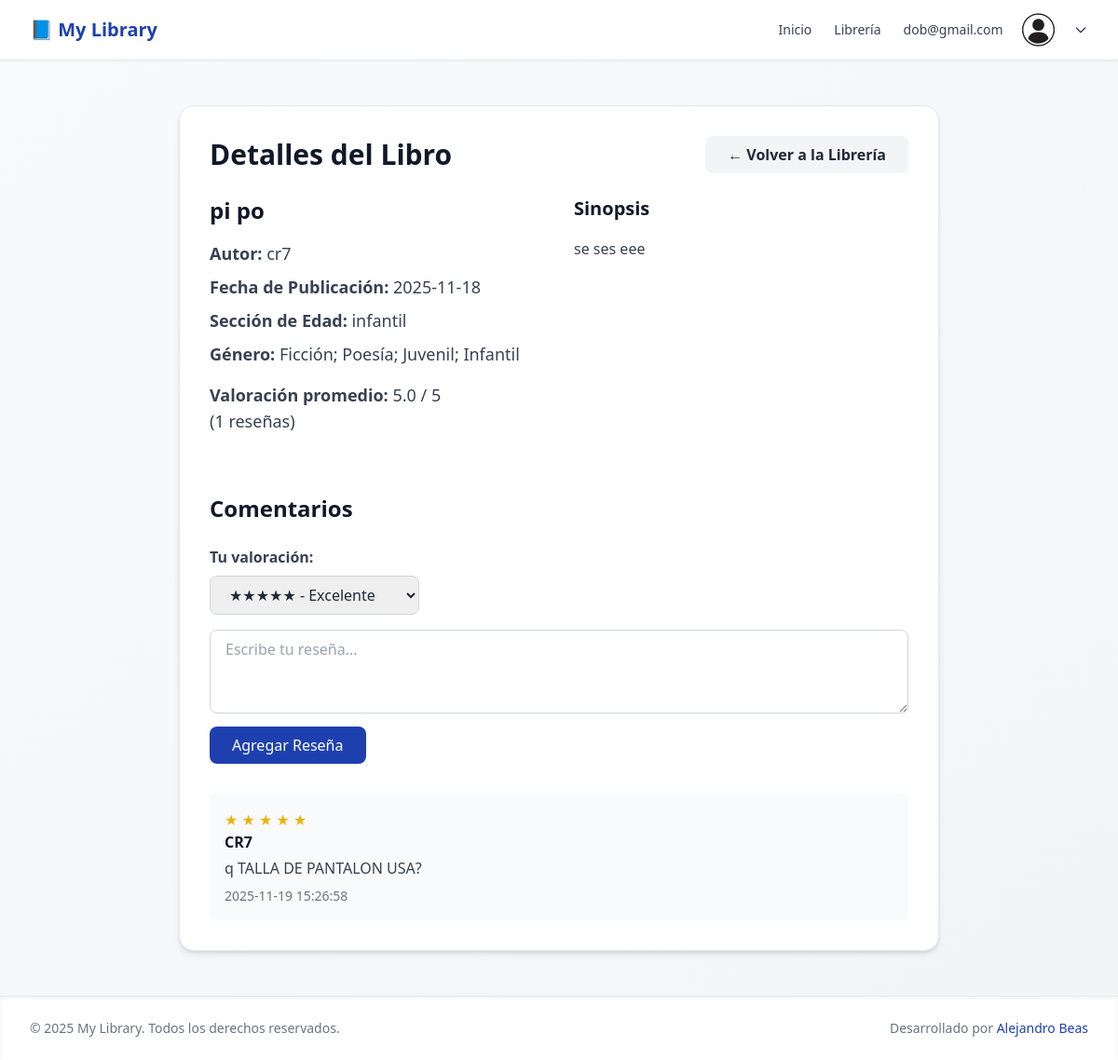
Page /view-book/11 (signed in) on the committed database.
### tables this page shows
CREATE TABLE books (
	id INTEGER NOT NULL PRIMARY KEY AUTOINCREMENT,
	title TEXT NOT NULL,
	author TEXT,
	publish_date TEXT
, sinopsis varchar(45) default NULL, Etiqueta varchar(45) default NULL, genres TEXT NOT NULL);

CREATE TABLE comments (
    id INTEGER PRIMARY KEY AUTOINCREMENT,
    book_id INTEGER NOT NULL,
    user_id INTEGER NOT NULL,
    comment TEXT NOT NULL,
    created_at DATETIME DEFAULT CURRENT_TIMESTAMP,
    updated_at DATETIME DEFAULT CURRENT_TIMESTAMP, rating TINYINT NOT NULL DEFAULT 5,
    FOREIGN KEY (book_id) REFERENCES books(id),
    FOREIGN KEY (user_id) REFERENCES users(id)
);

CREATE TABLE users (
    id INTEGER PRIMARY KEY AUTOINCREMENT,
    email VARCHAR(255) UNIQUE NOT NULL,
    password VARCHAR(255) NOT NULL,
    created_at DATETIME DEFAULT CURRENT_TIMESTAMP
, name varchar(45), EtiquetaEdad varchar(45), Preferencias varchar(45));

### controllers/view-bookcontroller.php (called while the page is built, shortened)
<?php
$params = $_GET['params'] ?? [];
$id = $params[0] ?? null;
require_once __DIR__ . '/../models/books.php';
require_once __DIR__ . '/../models/functions.php';
$book = getBookById($db, $id);
$averageData = getAverageRating($db, $book['id']);
$averageRating = $averageData['avg_rating'];
$totalReviews = $averageData['total_reviews'];
$comments = getCommentsByBookId($db, $id);
include __DIR__ . '/../views/book_detail.view.php';

### models/books.php (called while the page is built, shortened)
<?php
function getBookById($db, $id) {
    try {
        $stmt = $db->prepare("SELECT * FROM books WHERE id = ?");
        $stmt->execute([$id]);
        return $stmt->fetch(PDO::FETCH_ASSOC);
    } catch (PDOException $e) {
        error_log("Error getting book by ID: " . $e->getMessage());
        return false;
    }
}

### models/functions.php (called while the page is built, shortened)
<?php
function getAverageRating($db, $bookId) {
    $stmt = $db->prepare("SELECT AVG(rating) as avg_rating, COUNT(*) as total_reviews
                          FROM comments
                          WHERE book_id = ?");
    $stmt->execute([$bookId]);
    return $stmt->fetch(PDO::FETCH_ASSOC);
}
function getCommentsByBookId($db, $bookId) {
    try {
        $stmt = $db->prepare("
            SELECT c.id, c.comment, c.created_at, c.rating, c.user_id, u.name AS username
            FROM comments c
            JOIN users u ON c.user_id = u.id
            WHERE c.book_id = ?
            ORDER BY c.created_at DESC
        ");
        $stmt->execute([$bookId]);
        return $stmt->fetchAll(PDO::FETCH_ASSOC);
    } catch (PDOException $e) {
        error_log("Error getting comments: " . $e->getMessage());
        return [];
    }
}

### views/book_detail.view.php (the view, shortened to what this page needs)
<?php include 'partials/header.view.php'; ?>
<main class="flex-1 bg-gradient-to-br from-gray-50 to-gray-100 py-12">
    <div class="max-w-4xl mx-auto px-6 sm:px-8 lg:px-10">
        <div class="bg-white rounded-2xl shadow-md p-8 border border-gray-200">
            <div class="flex justify-between items-center mb-6">
                <h1 class="text-3xl font-bold text-gray-900">Detalles del Libro</h1>
                <a href="/books" class="bg-gray-100 text-gray-800 py-2 px-6 rounded-lg hover:bg-gray-200 font-semibold">
                    ← Volver a la Librería
                </a>
            </div>
            <?php if ($book): ?>
                <div class="grid grid-cols-1 md:grid-cols-2 gap-8">
                    <div>
                        <h2 class="text-2xl font-semibold text-gray-900 mb-4"><?= htmlspecialchars($book['title']) ?></h2>
                        <p class="text-lg text-gray-700 mb-2"><strong>Autor:</strong> <?= htmlspecialchars($book['author']) ?></p>
                        <p class="text-lg text-gray-700 mb-2"><strong>Fecha de Publicación:</strong> <?= htmlspecialchars($book['publish_date']) ?></p>
                        <p class="text-lg text-gray-700 mb-2"><strong>Sección de Edad:</strong> <?= htmlspecialchars($book['Etiqueta']) ?></p>
                        <p class="text-lg text-gray-700 mb-4"><strong>Género:</strong> <?= htmlspecialchars($book['genres']) ?></p>
                        <?php if ($averageRating): ?>
                            <p class="text-lg text-gray-700 mb-4">
                                <strong>Valoración promedio:</strong>
                                <?= number_format($averageRating, 1) ?> / 5
                                <br>
                                (<?= $totalReviews ?> reseñas)
                            </p>
                        <?php else: ?>
                            <p class="text-lg text-gray-500 mb-4">Este libro aún no tiene reseñas.</p>
                        <?php endif; ?>
                    </div>
                    <div>
                        <h3 class="text-xl font-semibold text-gray-900 mb-4">Sinopsis</h3>
                        <p class="text-gray-700 leading-relaxed"><?= nl2br(htmlspecialchars($book['sinopsis'])) ?></p>
                    </div>
                </div>
                <?php
                    $userHasComment = false;
                ?>
                <div class="mt-12">
                    <h2 class="text-2xl font-bold text-gray-900 mb-6">Comentarios</h2>
                     <?php if (!$userHasComment): ?>
                        <form method="POST" action="/add-comment" class="mb-8">
                            <label class="block mb-2 font-semibold text-gray-700">Tu valoración:</label>
                            <select name="rating" required class="px-4 py-2 border border-gray-300 rounded-lg">
                                <option value="5">★★★★★ - Excelente</option>
                            </select>
                            <textarea name="comment" rows="3" required
                                    class="w-full mt-4 px-4 py-2 border border-gray-300 rounded-lg focus:ring-2 focus:ring-primary focus:border-primary"
                                    placeholder="Escribe tu reseña..."></textarea>
                            <button type="submit" class="mt-2 bg-primary text-white px-6 py-2 rounded-lg hover:bg-red-700">
                                Agregar Reseña
                            </button>
                        </form>
                    <?php else: ?>
                        <p class="text-gray-500">Ya has reseñado este libro. Puedes editar o eliminar tu reseña.</p>
                    <?php endif; ?>
                    <?php if (!empty($comments)): ?>
                        <div class="space-y-4">
                            <?php foreach ($comments as $comment): ?>
                                <div class="bg-gray-50 p-4 rounded-lg">
                                    <div class="flex justify-between items-start">
                                        <div>
                                            <p class="text-yellow-500">
                                            <?php for ($i = 1; $i <= 5; $i++): ?>
                                                <?= $i <= $comment['rating'] ? '★' : '☆' ?>
                                            <?php endfor; ?>
                                            </p>
                                            <p class="font-semibold text-gray-900"><?= htmlspecialchars($comment['username']) ?></p>
                                            <p class="text-gray-700 mt-1"><?= nl2br(htmlspecialchars($comment['comment'])) ?></p>
                                            <p class="text-sm text-gray-500 mt-2"><?= htmlspecialchars($comment['created_at']) ?></p>
                                        </div>
                                    </div>
                                </div>
                            <?php endforeach; ?>
                        </div>
                    <?php else: ?>
                        <p class="text-gray-500">No hay comentarios aún. ¡Sé el primero en comentar!</p>
                    <?php endif; ?>
                </div>
            <?php else: ?>
                <p class="text-red-600">Libro no encontrado.</p>
            <?php endif; ?>
        </div>
    </div>
</main>
<?php include 'partials/footer.view.php'; ?>

### views/partials/header.view.php (style rules this page uses)
.bg-primary { background-color: #1e40af; }

### rows in the picture
books: title "pi po", author "cr7", publish_date "2025-11-18", Etiqueta "infantil", genres "Ficción; Poesía; Juvenil; Infantil", sinopsis "se ses eee"
comments: rating 5 (drawn), user.name "CR7", comment "q TALLA DE PANTALON USA?", created_at "2025-11-19 15:26:58"

### other values in the picture
$_SESSION['user']['email'] "dob@gmail.com"
$averageRating "5.0"
$totalReviews "1"
APP_NAME "My Library"
